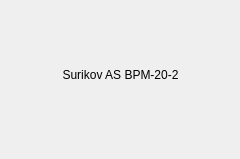
<?xml version="1.0" encoding="UTF-8"?>
<ui version="4.0">
 <class>about</class>
 <widget class="QDialog" name="about">
  <property name="geometry">
   <rect>
    <x>0</x>
    <y>0</y>
    <width>240</width>
    <height>159</height>
   </rect>
  </property>
  <property name="windowTitle">
   <string>Developers</string>
  </property>
  <widget class="QFrame" name="credits">
   <property name="geometry">
    <rect>
     <x>20</x>
     <y>10</y>
     <width>201</width>
     <height>131</height>
    </rect>
   </property>
   <property name="styleSheet">
    <string notr="true">color:black;
</string>
   </property>
   <layout class="QVBoxLayout" name="verticalLayout_3">
    <item>
     <widget class="QLabel" name="credit_8">
      <property name="text">
       <string>&lt;html&gt;&lt;head/&gt;&lt;body&gt;&lt;p align=&quot;center&quot;&gt;Surikov AS BPM-20-2&lt;/p&gt;&lt;/body&gt;&lt;/html&gt;</string>
      </property>
     </widget>
    </item>
   </layout>
  </widget>
 </widget>
 <resources/>
 <connections/>
</ui>
